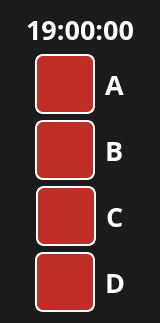
    <widget class="QFrame" name="sidebar">
     <property name="minimumSize">
      <size>
       <width>160</width>
       <height>0</height>
      </size>
     </property>
     <property name="maximumSize">
      <size>
       <width>160</width>
       <height>16777215</height>
      </size>
     </property>
     <property name="styleSheet">
      <string notr="true">background-color:#1B1B1B;
color: white;</string>
     </property>
     <property name="frameShape">
      <enum>QFrame::NoFrame</enum>
     </property>
     <property name="frameShadow">
      <enum>QFrame::Raised</enum>
     </property>
     <layout class="QVBoxLayout" name="verticalLayout">
      <item>
       <widget class="QLabel" name="label_clock">
        <property name="maximumSize">
         <size>
          <width>16777215</width>
          <height>54</height>
         </size>
        </property>
        <property name="font">
         <font>
          <family>Ubuntu Condensed</family>
          <pointsize>20</pointsize>
          <weight>75</weight>
          <bold>true</bold>
         </font>
        </property>
        <property name="styleSheet">
         <string notr="true">border: None;</string>
        </property>
        <property name="text">
         <string>19:00:00</string>
        </property>
        <property name="alignment">
         <set>Qt::AlignCenter</set>
        </property>
       </widget>
      </item>
      <item>
       <widget class="QFrame" name="frame_btn_a_out">
        <property name="frameShape">
         <enum>QFrame::NoFrame</enum>
        </property>
        <property name="frameShadow">
         <enum>QFrame::Raised</enum>
        </property>
        <layout class="QHBoxLayout" name="horizontalLayout_12">
         <property name="spacing">
          <number>6</number>
         </property>
         <property name="leftMargin">
          <number>10</number>
         </property>
         <property name="topMargin">
          <number>0</number>
         </property>
         <property name="rightMargin">
          <number>10</number>
         </property>
         <property name="bottomMargin">
          <number>0</number>
         </property>
         <item>
          <spacer name="horizontalSpacer_19">
           <property name="orientation">
            <enum>Qt::Horizontal</enum>
           </property>
           <property name="sizeHint" stdset="0">
            <size>
             <width>40</width>
             <height>20</height>
            </size>
           </property>
          </spacer>
         </item>
         <item>
          <widget class="QFrame" name="frame_btn_a_in">
           <property name="minimumSize">
            <size>
             <width>0</width>
             <height>0</height>
            </size>
           </property>
           <property name="frameShape">
            <enum>QFrame::NoFrame</enum>
           </property>
           <property name="frameShadow">
            <enum>QFrame::Raised</enum>
           </property>
           <layout class="QHBoxLayout" name="horizontalLayout_4">
            <property name="spacing">
             <number>10</number>
            </property>
            <property name="leftMargin">
             <number>0</number>
            </property>
            <property name="topMargin">
             <number>0</number>
            </property>
            <property name="rightMargin">
             <number>0</number>
            </property>
            <property name="bottomMargin">
             <number>0</number>
            </property>
            <item>
             <widget class="QFrame" name="frame_btn_a">
              <property name="minimumSize">
               <size>
                <width>60</width>
                <height>60</height>
               </size>
              </property>
              <property name="maximumSize">
               <size>
                <width>60</width>
                <height>60</height>
               </size>
              </property>
              <property name="styleSheet">
               <string notr="true">background-color: #BF2E27;
color: white;
border: 2px solid white;
border-radius: 8px;</string>
              </property>
              <property name="frameShape">
               <enum>QFrame::StyledPanel</enum>
              </property>
              <property name="frameShadow">
               <enum>QFrame::Raised</enum>
              </property>
              <layout class="QGridLayout" name="gridLayout">
               <item row="0" column="0">
                <widget class="QLabel" name="icon_btn_a">
                 <property name="font">
                  <font>
                   <family>Ubuntu</family>
                   <pointsize>24</pointsize>
                   <weight>50</weight>
                   <bold>false</bold>
                  </font>
                 </property>
                 <property name="styleSheet">
                  <string notr="true">border: None;</string>
                 </property>
                 <property name="text">
                  <string/>
                 </property>
                 <property name="pixmap">
                  <pixmap>../img/joystick-2.svg</pixmap>
                 </property>
                 <property name="alignment">
                  <set>Qt::AlignCenter</set>
                 </property>
                </widget>
               </item>
              </layout>
             </widget>
            </item>
            <item>
             <widget class="QLabel" name="label_btn_a">
              <property name="minimumSize">
               <size>
                <width>0</width>
                <height>0</height>
               </size>
              </property>
              <property name="font">
               <font>
                <family>Ubuntu Condensed</family>
                <pointsize>20</pointsize>
                <weight>75</weight>
                <bold>true</bold>
               </font>
              </property>
              <property name="styleSheet">
               <string notr="true">border: None;</string>
              </property>
              <property name="text">
               <string>A</string>
              </property>
              <property name="alignment">
               <set>Qt::AlignLeading|Qt::AlignLeft|Qt::AlignVCenter</set>
              </property>
             </widget>
            </item>
           </layout>
          </widget>
         </item>
         <item>
          <spacer name="horizontalSpacer_18">
           <property name="orientation">
            <enum>Qt::Horizontal</enum>
           </property>
           <property name="sizeHint" stdset="0">
            <size>
             <width>40</width>
             <height>20</height>
            </size>
           </property>
          </spacer>
         </item>
        </layout>
       </widget>
      </item>
      <item>
       <widget class="QFrame" name="frame_btn_b_out">
        <property name="frameShape">
         <enum>QFrame::NoFrame</enum>
        </property>
        <property name="frameShadow">
         <enum>QFrame::Raised</enum>
        </property>
        <layout class="QHBoxLayout" name="horizontalLayout_18">
         <property name="spacing">
          <number>6</number>
         </property>
         <property name="leftMargin">
          <number>10</number>
         </property>
         <property name="topMargin">
          <number>0</number>
         </property>
         <property name="rightMargin">
          <number>10</number>
         </property>
         <property name="bottomMargin">
          <number>0</number>
         </property>
         <item>
          <spacer name="horizontalSpacer_29">
           <property name="orientation">
            <enum>Qt::Horizontal</enum>
           </property>
           <property name="sizeHint" stdset="0">
            <size>
             <width>40</width>
             <height>20</height>
            </size>
           </property>
          </spacer>
         </item>
         <item>
          <widget class="QFrame" name="frame_btn_b_in">
           <property name="minimumSize">
            <size>
             <width>0</width>
             <height>0</height>
            </size>
           </property>
           <property name="frameShape">
            <enum>QFrame::NoFrame</enum>
           </property>
           <property name="frameShadow">
            <enum>QFrame::Raised</enum>
           </property>
           <layout class="QHBoxLayout" name="horizontalLayout_9">
            <property name="spacing">
             <number>10</number>
            </property>
            <property name="leftMargin">
             <number>0</number>
            </property>
            <property name="topMargin">
             <number>0</number>
            </property>
            <property name="rightMargin">
             <number>0</number>
            </property>
            <property name="bottomMargin">
             <number>0</number>
            </property>
            <item>
             <widget class="QFrame" name="frame_btn_b">
              <property name="minimumSize">
               <size>
                <width>60</width>
                <height>60</height>
               </size>
              </property>
              <property name="maximumSize">
               <size>
                <width>60</width>
                <height>60</height>
               </size>
              </property>
              <property name="styleSheet">
               <string notr="true">background-color: #BF2E27;
color: white;
border: 2px solid white;
border-radius: 8px;</string>
              </property>
              <property name="frameShape">
               <enum>QFrame::StyledPanel</enum>
              </property>
              <property name="frameShadow">
               <enum>QFrame::Raised</enum>
              </property>
              <layout class="QGridLayout" name="gridLayout_8">
               <item row="0" column="0">
                <widget class="QLabel" name="icon_btn_b">
                 <property name="font">
                  <font>
                   <family>Ubuntu</family>
                   <pointsize>24</pointsize>
                   <weight>50</weight>
                   <bold>false</bold>
                  </font>
                 </property>
                 <property name="styleSheet">
                  <string notr="true">border: None;</string>
                 </property>
                 <property name="text">
                  <string/>
                 </property>
                 <property name="pixmap">
                  <pixmap>../img/32/white/menu-fill.svg</pixmap>
                 </property>
                 <property name="alignment">
                  <set>Qt::AlignCenter</set>
                 </property>
                </widget>
               </item>
              </layout>
             </widget>
            </item>
            <item>
             <widget class="QLabel" name="label_btn_b">
              <property name="minimumSize">
               <size>
                <width>0</width>
                <height>0</height>
               </size>
              </property>
              <property name="font">
               <font>
                <family>Ubuntu Condensed</family>
                <pointsize>20</pointsize>
                <weight>75</weight>
                <bold>true</bold>
               </font>
              </property>
              <property name="styleSheet">
               <string notr="true">border: None;</string>
              </property>
              <property name="text">
               <string>B</string>
              </property>
              <property name="alignment">
               <set>Qt::AlignLeading|Qt::AlignLeft|Qt::AlignVCenter</set>
              </property>
             </widget>
            </item>
           </layout>
          </widget>
         </item>
         <item>
          <spacer name="horizontalSpacer_30">
           <property name="orientation">
            <enum>Qt::Horizontal</enum>
           </property>
           <property name="sizeHint" stdset="0">
            <size>
             <width>40</width>
             <height>20</height>
            </size>
           </property>
          </spacer>
         </item>
        </layout>
       </widget>
      </item>
      <item>
       <widget class="QFrame" name="frame_btn_c_out">
        <property name="frameShape">
         <enum>QFrame::NoFrame</enum>
        </property>
        <property name="frameShadow">
         <enum>QFrame::Raised</enum>
        </property>
        <layout class="QHBoxLayout" name="horizontalLayout_17">
         <property name="spacing">
          <number>6</number>
         </property>
         <property name="leftMargin">
          <number>10</number>
         </property>
         <property name="topMargin">
          <number>0</number>
         </property>
         <property name="rightMargin">
          <number>10</number>
         </property>
         <property name="bottomMargin">
          <number>0</number>
         </property>
         <item>
          <spacer name="horizontalSpacer_27">
           <property name="orientation">
            <enum>Qt::Horizontal</enum>
           </property>
           <property name="sizeHint" stdset="0">
            <size>
             <width>40</width>
             <height>20</height>
            </size>
           </property>
          </spacer>
         </item>
         <item>
          <widget class="QFrame" name="frame_btn_c_in">
           <property name="minimumSize">
            <size>
             <width>0</width>
             <height>0</height>
            </size>
           </property>
           <property name="frameShape">
            <enum>QFrame::NoFrame</enum>
           </property>
           <property name="frameShadow">
            <enum>QFrame::Raised</enum>
           </property>
           <layout class="QHBoxLayout" name="horizontalLayout_8">
            <property name="spacing">
             <number>10</number>
            </property>
            <property name="leftMargin">
             <number>0</number>
            </property>
            <property name="topMargin">
             <number>0</number>
            </property>
            <property name="rightMargin">
             <number>0</number>
            </property>
            <property name="bottomMargin">
             <number>0</number>
            </property>
            <item>
             <widget class="QFrame" name="frame_btn_c">
              <property name="minimumSize">
               <size>
                <width>60</width>
                <height>60</height>
               </size>
              </property>
              <property name="maximumSize">
               <size>
                <width>60</width>
                <height>60</height>
               </size>
              </property>
              <property name="styleSheet">
               <string notr="true">background-color: #BF2E27;
color: white;
border: 2px solid white;
border-radius: 8px;</string>
              </property>
              <property name="frameShape">
               <enum>QFrame::StyledPanel</enum>
              </property>
              <property name="frameShadow">
               <enum>QFrame::Raised</enum>
              </property>
              <layout class="QGridLayout" name="gridLayout_7">
               <item row="0" column="0">
                <widget class="QLabel" name="icon_btn_c">
                 <property name="font">
                  <font>
                   <family>Ubuntu</family>
                   <pointsize>24</pointsize>
                   <weight>50</weight>
                   <bold>false</bold>
                  </font>
                 </property>
                 <property name="styleSheet">
                  <string notr="true">border: None;</string>
                 </property>
                 <property name="text">
                  <string/>
                 </property>
                 <property name="pixmap">
                  <pixmap>../img/32/white/close-fill.svg</pixmap>
                 </property>
                 <property name="alignment">
                  <set>Qt::AlignCenter</set>
                 </property>
                </widget>
               </item>
              </layout>
             </widget>
            </item>
            <item>
             <widget class="QLabel" name="label_btn_c">
              <property name="minimumSize">
               <size>
                <width>0</width>
                <height>0</height>
               </size>
              </property>
              <property name="font">
               <font>
                <family>Ubuntu Condensed</family>
                <pointsize>20</pointsize>
                <weight>75</weight>
                <bold>true</bold>
               </font>
              </property>
              <property name="styleSheet">
               <string notr="true">border: None;</string>
              </property>
              <property name="text">
               <string>C</string>
              </property>
              <property name="alignment">
               <set>Qt::AlignLeading|Qt::AlignLeft|Qt::AlignVCenter</set>
              </property>
             </widget>
            </item>
           </layout>
          </widget>
         </item>
         <item>
          <spacer name="horizontalSpacer_28">
           <property name="orientation">
            <enum>Qt::Horizontal</enum>
           </property>
           <property name="sizeHint" stdset="0">
            <size>
             <width>40</width>
             <height>20</height>
            </size>
           </property>
          </spacer>
         </item>
        </layout>
       </widget>
      </item>
      <item>
       <widget class="QFrame" name="frame_btn_d_out">
        <property name="frameShape">
         <enum>QFrame::NoFrame</enum>
        </property>
        <property name="frameShadow">
         <enum>QFrame::Raised</enum>
        </property>
        <layout class="QHBoxLayout" name="horizontalLayout_16">
         <property name="spacing">
          <number>6</number>
         </property>
         <property name="leftMargin">
          <number>10</number>
         </property>
         <property name="topMargin">
          <number>0</number>
         </property>
         <property name="rightMargin">
          <number>10</number>
         </property>
         <property name="bottomMargin">
          <number>0</number>
         </property>
         <item>
          <spacer name="horizontalSpacer_25">
           <property name="orientation">
            <enum>Qt::Horizontal</enum>
           </property>
           <property name="sizeHint" stdset="0">
            <size>
             <width>40</width>
             <height>20</height>
            </size>
           </property>
          </spacer>
         </item>
         <item>
          <widget class="QFrame" name="frame_btn_d_in">
           <property name="minimumSize">
            <size>
             <width>0</width>
             <height>0</height>
            </size>
           </property>
           <property name="frameShape">
            <enum>QFrame::NoFrame</enum>
           </property>
           <property name="frameShadow">
            <enum>QFrame::Raised</enum>
           </property>
           <layout class="QHBoxLayout" name="horizontalLayout_7">
            <property name="spacing">
             <number>10</number>
            </property>
            <property name="leftMargin">
             <number>0</number>
            </property>
            <property name="topMargin">
             <number>0</number>
            </property>
            <property name="rightMargin">
             <number>0</number>
            </property>
            <property name="bottomMargin">
             <number>0</number>
            </property>
            <item>
             <widget class="QFrame" name="frame_btn_d">
              <property name="minimumSize">
               <size>
                <width>60</width>
                <height>60</height>
               </size>
              </property>
              <property name="maximumSize">
               <size>
                <width>60</width>
                <height>60</height>
               </size>
              </property>
              <property name="styleSheet">
               <string notr="true">background-color: #BF2E27;
color: white;
border: 2px solid white;
border-radius: 8px;</string>
              </property>
              <property name="frameShape">
               <enum>QFrame::StyledPanel</enum>
              </property>
              <property name="frameShadow">
               <enum>QFrame::Raised</enum>
              </property>
              <layout class="QGridLayout" name="gridLayout_4">
               <item row="0" column="0">
                <widget class="QLabel" name="icon_btn_d">
                 <property name="font">
                  <font>
                   <family>Ubuntu</family>
                   <pointsize>24</pointsize>
                   <weight>50</weight>
                   <bold>false</bold>
                  </font>
                 </property>
                 <property name="styleSheet">
                  <string notr="true">border: None;</string>
                 </property>
                 <property name="text">
                  <string/>
                 </property>
                 <property name="pixmap">
                  <pixmap>../img/32/white/check-fill.svg</pixmap>
                 </property>
                 <property name="alignment">
                  <set>Qt::AlignCenter</set>
                 </property>
                </widget>
               </item>
              </layout>
             </widget>
            </item>
            <item>
             <widget class="QLabel" name="label_btn_d">
              <property name="minimumSize">
               <size>
                <width>0</width>
                <height>0</height>
               </size>
              </property>
              <property name="font">
               <font>
                <family>Ubuntu Condensed</family>
                <pointsize>20</pointsize>
                <weight>75</weight>
                <bold>true</bold>
               </font>
              </property>
              <property name="styleSheet">
               <string notr="true">border: None;</string>
              </property>
              <property name="text">
               <string>D</string>
              </property>
              <property name="alignment">
               <set>Qt::AlignLeading|Qt::AlignLeft|Qt::AlignVCenter</set>
              </property>
             </widget>
            </item>
           </layout>
          </widget>
         </item>
         <item>
          <spacer name="horizontalSpacer_26">
           <property name="orientation">
            <enum>Qt::Horizontal</enum>
           </property>
           <property name="sizeHint" stdset="0">
            <size>
             <width>40</width>
             <height>20</height>
            </size>
           </property>
          </spacer>
         </item>
        </layout>
       </widget>
      </item>
     </layout>
    </widget>
